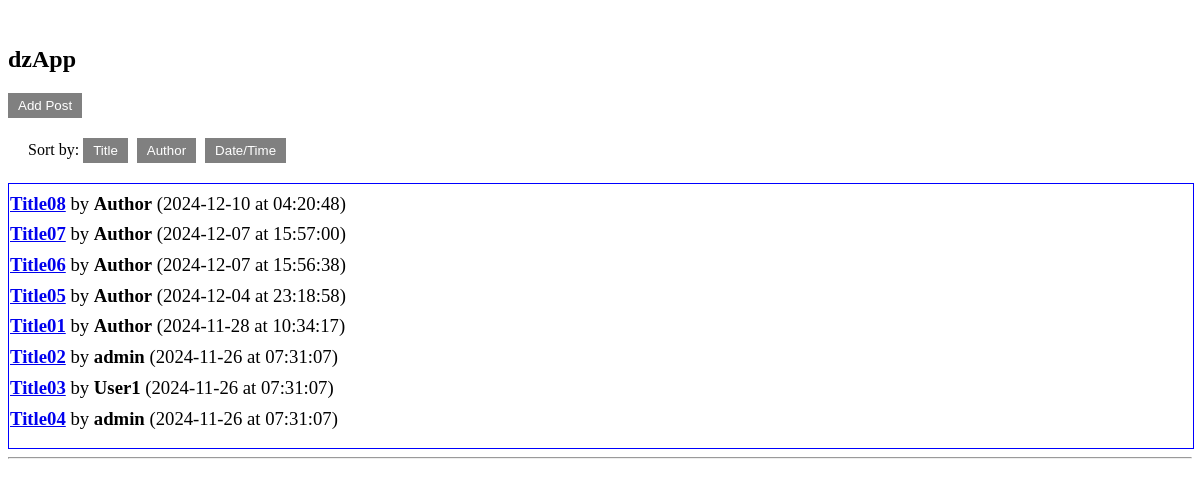
Before: / with the older database file.
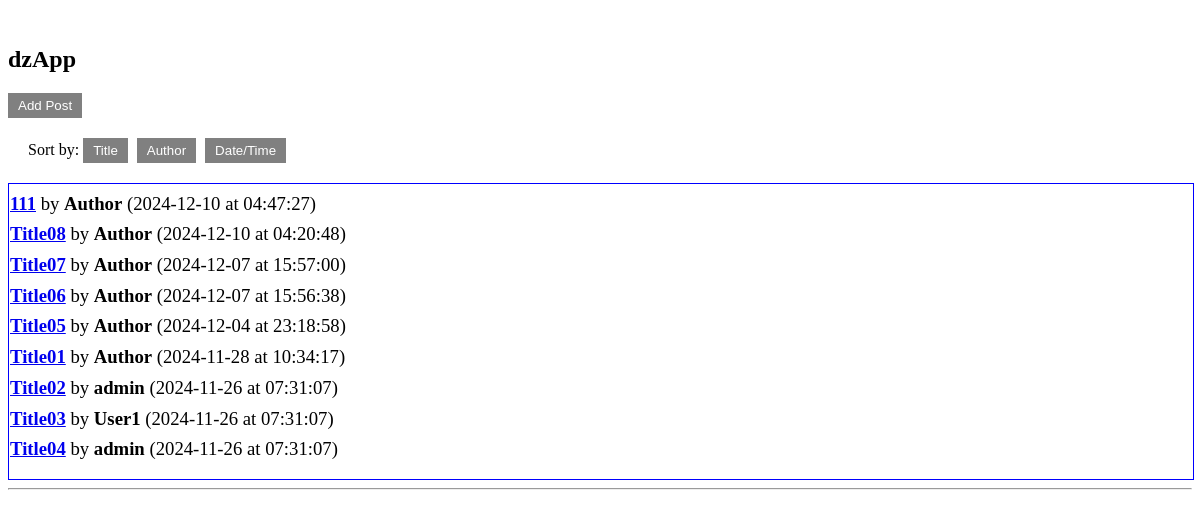
After: the same page with the newer database file.
### dzencode/models.py (models this page shows, shortened)
class MsgDb(models.Model):
    title = models.CharField(max_length=255)
    user = models.ForeignKey(User, on_delete=models.CASCADE, default=1)
    content = models.TextField()
    published_date = models.DateField(default=timezone.now)
    published_time = models.TimeField(default=timezone.now)
    parent = models.ForeignKey('self', null=True, blank=True, related_name='comments', on_delete=models.CASCADE)
    is_root = models.BooleanField(default=True)
    has_child = models.BooleanField(default=False)

class User(models.Model):
    username = models.CharField(max_length=50)
    author = models.BooleanField(default=False)
    email = models.EmailField(blank=True, null=True)
    homepage = models.URLField(blank=True, null=True)
    password = models.CharField(max_length=128, default=make_password('defaultpassword'))
    class Meta:
        unique_together = ('username', 'email', 'homepage')

### dzencode/views.py (the view)
# urls.py: path('', index, name='index'),
def index(request):
    if request.headers.get('x-requested-with') == 'XMLHttpRequest':
        title = request.GET.get('title', 'default_title')
        if MsgDb.objects.filter(title=title).exists():
            msg = MsgDb.objects.get(title=title)
            def get_comments_tree(comment):
                return {
                    'id': comment.id,
                    'content': comment.content,
                    'user__username': comment.user.username,
                    'email': comment.user.email,
                    'homepage': comment.user.homepage,
                    'published_date': comment.published_date.strftime('%Y-%m-%d'),
                    'published_time': comment.published_time.strftime('%H:%M:%S'),
                    'children': [get_comments_tree(c) for c in comment.comments.all()] if comment.comments.exists() else []
                }
            data = {
                'message': msg.content,
                'title': msg.title,
                'user_name': msg.user.username,
                'date': msg.published_date.strftime('%Y-%m-%d'),
                'time': msg.published_time.strftime('%H:%M:%S'),
                'comments': [get_comments_tree(c) for c in msg.comments.filter(is_root=False)]
            }
            return JsonResponse(data)
        else:
            return JsonResponse({'error': 'Message does not exist'}, status=404)
    else:
        msgs = MsgDb.objects.select_related('user').filter(is_root=True).order_by('-published_date', '-published_time')
        comment_form = CommentForm()
        post_form = PostForm()
        return render(request, 'index.html', context={'msgs': msgs, 'comment_form': comment_form, 'post_form': post_form})

### dzencode/templates/index.html (shortened to what this page needs)
﻿<!DOCTYPE html>
<html>
<head>
    {% load static %}
    <link rel="stylesheet" type="text/css" href="{% static 'dzencode/css/styles.css' %}">
</head>
<body>
<h2>dzApp</h2>
<button id="add-post-btn">Add Post</button>
<div class="sort-options">
    <label>Sort by: </label>
    <button id="sort-title">Title</button>
    <button id="sort-author">Author</button>
    <button id="sort-datetime">Date/Time</button>
</div>
<div class="msg-all">
{% for msg in msgs %}
    <div class="msg-item">
        <h3>
            <a href="#" data-id="{{ msg.id }}">{{ msg.title }}</a>
            <span class="msg-aftertitle">by <strong>{{ msg.user.username }}</strong> ({{ msg.published_date|date:"Y-m-d" }} at {{ msg.published_time|time:"H:i:s" }})</span>
        </h3>
    </div>
{% endfor %}
</div>
<hr>
</body>
</html>

Changed rows visible on the page:
added MsgDb: title "111", user.username "Author", published_date "2024-12-10", published_time "04:47:27"
